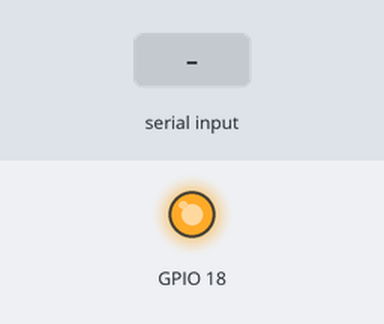
A program run on a simulated Raspberry Pi (BCM pin numbers). Parts: output pins drawn as LEDs (lit = HIGH). The inputs (shaded band) are chosen by the test bench.

Above: at 1.2 s.
1.3 s: "1" typed at the terminal
At 2.3 s:
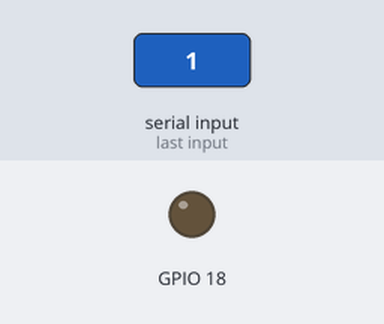
2.8 s: "0" typed at the terminal
At 3.5 s:
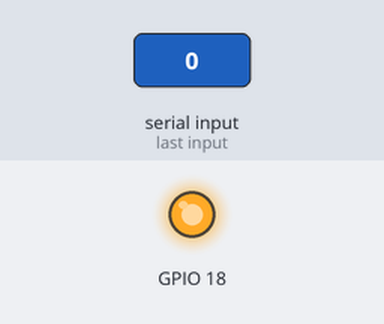
4.3 s: "2" typed at the terminal
At 4.6 s:
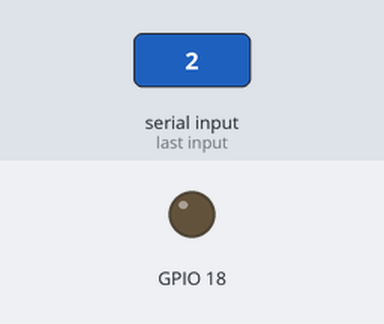
Timing chart, 0 to 7.3 s (numbered marks = the images above; inputs shaded):
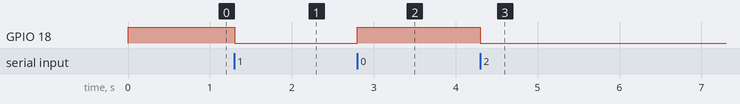

Measured:
- after the input at 1.3 s, GPIO 18: HIGH → LOW at once
- after the input at 2.8 s, GPIO 18: LOW → HIGH at once
- after the input at 4.3 s, GPIO 18: HIGH → LOW at once

The program:

LED2.py
```python
import RPi.GPIO as GPIO
import time
import sys

GPIO.setmode(GPIO.BCM)
GPIO.setwarnings(False)
GPIO.setup(18,GPIO.OUT)

while True:
    GPIO.output(18,GPIO.HIGH)
    sys.stdin.read(1)
    GPIO.output(18,GPIO.LOW)
    sys.stdin.read(1)
```
